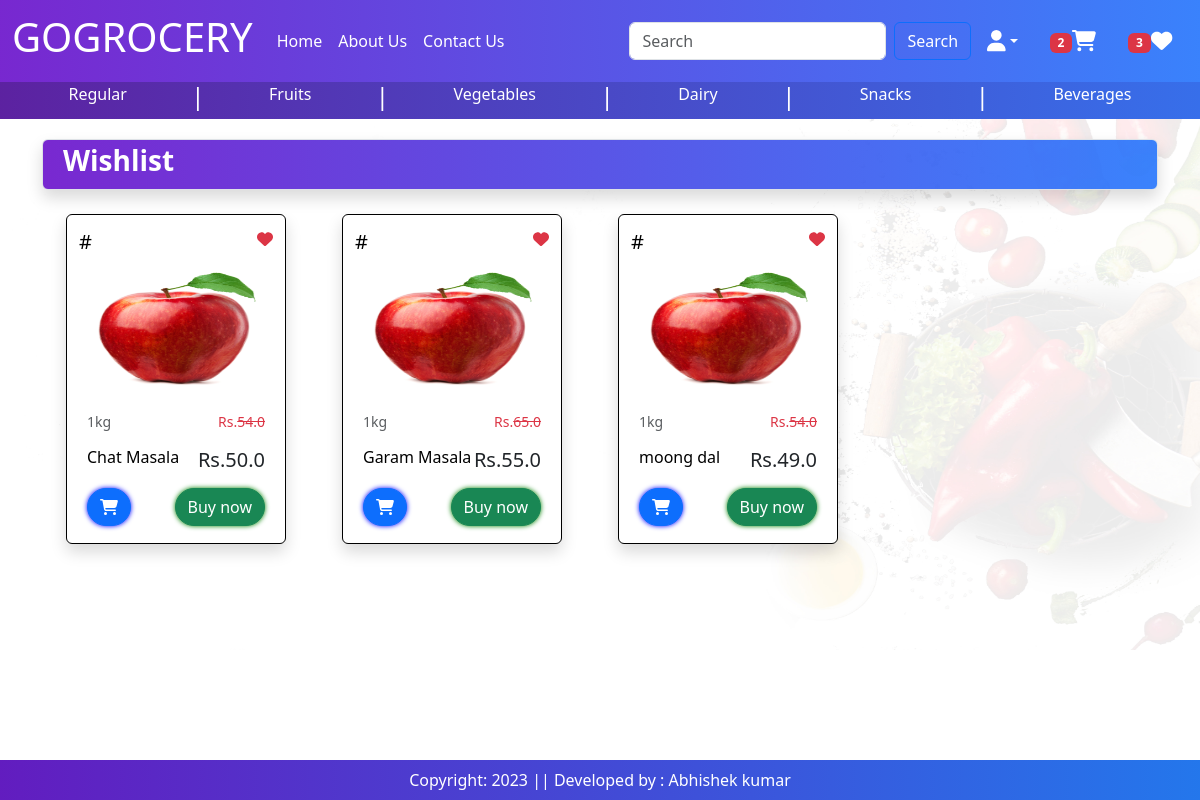
The page /wishlist/ (signed in) on the database as committed earlier.
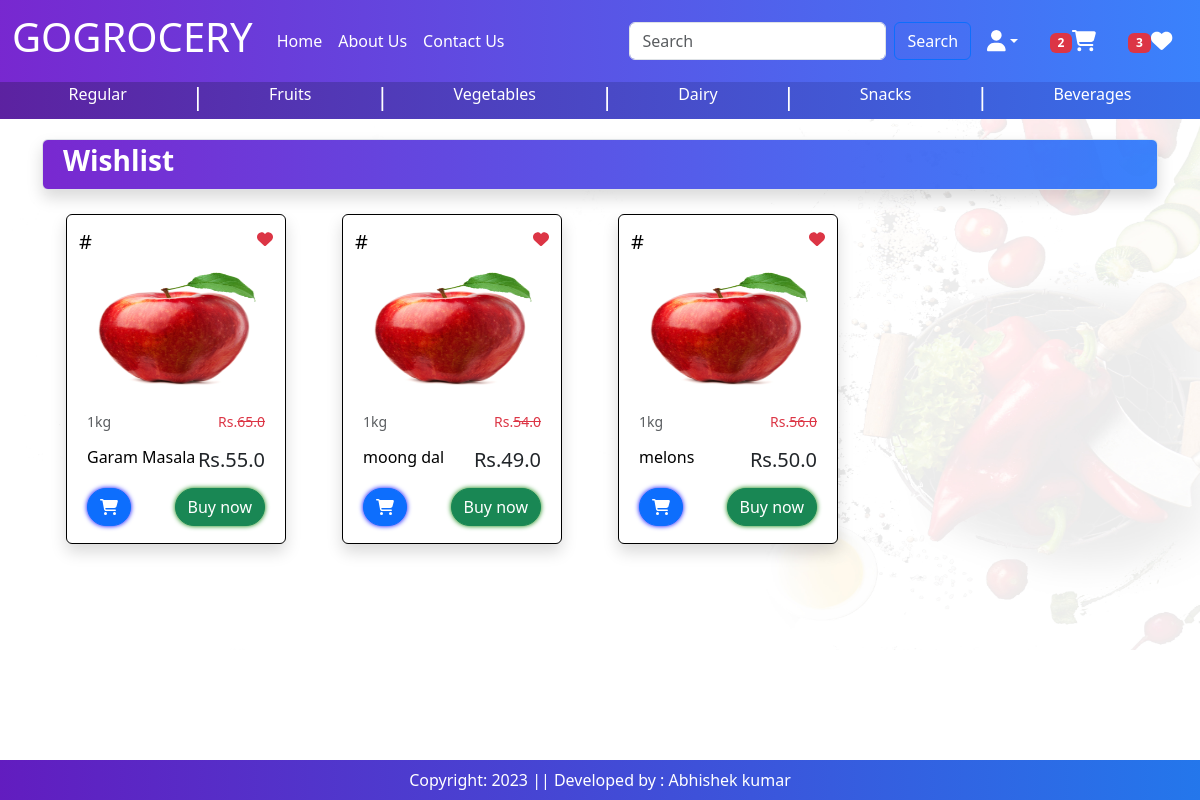
The same page on the database as committed later.
### baseapp/models.py (models this page shows, shortened)
class Wishlist(models.Model):
    user = models.ForeignKey(User, on_delete= models.CASCADE)
    product = models.ForeignKey(Product,on_delete= models.CASCADE)

class Product(models.Model):
    title = models.CharField(max_length=100)
    sub_category = models.ForeignKey(SubCategory,on_delete=models.CASCADE,null=True,blank=True)
    main_category = models.ForeignKey(Category,on_delete=models.CASCADE,null=True,blank=True,default='')
    selling_price = models.FloatField(blank=True)
    discounted_price = models.FloatField(blank=True)
    description = models.TextField(blank=True)
    pack_size = models.TextField(blank=True)
    brands = models.TextField(choices=BRANDS, max_length=100,blank=True)
    product_image = models.ImageField(upload_to='product',blank=True)

### baseapp/views.py (the view)
# urls.py: path('wishlist/', views.show_wishlist, name='wishlist'),
@login_required
def show_wishlist(request):
    user = request.user
    totalitem = 0
    wishitem = 0
    if request.user.is_authenticated:
        totalitem = len(Cart.objects.filter(user=request.user))
        wishitem = len(Wishlist.objects.filter(user=request.user))
    product = Wishlist.objects.filter(user=user)
    return render(request,"baseapp/wishlist.html",locals())

### baseapp/templates/baseapp/wishlist.html (shortened to what this page needs)
{% extends 'baseapp/base.html' %}
{% load static %}
{% block main-content %}
<div class="container my-1">
    <div class=" border p-1 gradient1-custom rounded shadow ">
        <h3 class="text-white fw-bold ms-3 ">Wishlist</h3>
    </div>
    <br>
    <div class="row">
        <div class="col-sm-12 ps-5">
            <div class="row">
                {% for prod in product %}
                <div class="col-sm-3 ">
                    <div class="row">
                        <div class="card p-1 shadow" style="width: 220px; height: 330px; border:1px solid black;">
                        <a href="{% url 'product-detail' prod.product.id %}" style="text-decoration:none; color:black;" >
                            <div class="d-flex justify-content-between p-2">
                                <p class="lead mb-0">#</p>
                                <div class="ms-auto text-danger">
                                <i class="fa fa-heart" aria-hidden="true"></i>
                                </div>
                            </div>
                            <img src="{% static 'app/images/product/apple.jpg' %}" class="card-img-top " alt="Laptop" height="130px" width="100px"/>
                        </a>
                            <div class="card-body">
                        <a href="{% url 'product-detail' prod.product.id %}" style="text-decoration:none; color:black;" >
                                <div class="d-flex justify-content-between">
                                <p class="small text-muted ">1kg</p>
                                <p class="small text-danger ">Rs.<s class=" text-danger text-decoration-line-through">{{prod.product.selling_price}}</s></p>
                                </div>
                                <div class="d-flex justify-content-between mb-3">
                                <h6 class="mb-0">{{prod.product.title}}</h6>
                                <h5 class="text-dark mb-0">Rs.{{prod.product.discounted_price}}</h5>
                                </div>
                        </a>
                                <div class="d-flex justify-content-between align-items-center pb-2 mb-1">
                                <a href="#!" class="" ><button class="btn btn-primary " style="border-radius:25px; box-shadow: 0 0 5px blue;"><i class="fa fa-shopping-cart" aria-hidden="true" style="color:white;"></i></button></a>
                                <a href="#!" ><button class="btn btn-success" style="border-radius:25px; box-shadow: 0 0 5px green;">Buy now</button></a>
                                </div>
                            </div>
                        </div>
                    </div>
                    <br><br>
                </div>
                {% endfor %}
            </div>
        </div>
    </div>
</div>
{% endblock main-content %}

Rows that differ between the two databases and show on the page:
removed Wishlist: product.selling_price "54.0", product "Chat Masala", product.discounted_price "50.0"
added Wishlist: product.selling_price "56.0", product "melons", product.discounted_price "50.0"
